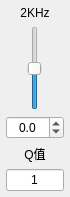
          <widget class="QWidget" name="bandWgt_7" native="true">
           <property name="sizePolicy">
            <sizepolicy hsizetype="Fixed" vsizetype="Preferred">
             <horstretch>0</horstretch>
             <verstretch>0</verstretch>
            </sizepolicy>
           </property>
           <property name="maximumSize">
            <size>
             <width>70</width>
             <height>16777215</height>
            </size>
           </property>
           <layout class="QVBoxLayout" name="verticalLayout_8">
            <property name="leftMargin">
             <number>6</number>
            </property>
            <property name="topMargin">
             <number>6</number>
            </property>
            <property name="rightMargin">
             <number>6</number>
            </property>
            <property name="bottomMargin">
             <number>6</number>
            </property>
            <item>
             <widget class="QLabel" name="lab_freq_7">
              <property name="sizePolicy">
               <sizepolicy hsizetype="Preferred" vsizetype="Preferred">
                <horstretch>0</horstretch>
                <verstretch>0</verstretch>
               </sizepolicy>
              </property>
              <property name="contextMenuPolicy">
               <enum>Qt::NoContextMenu</enum>
              </property>
              <property name="text">
               <string>2KHz</string>
              </property>
              <property name="alignment">
               <set>Qt::AlignCenter</set>
              </property>
             </widget>
            </item>
            <item>
             <widget class="QSlider" name="slider_band_7">
              <property name="sizePolicy">
               <sizepolicy hsizetype="Preferred" vsizetype="Expanding">
                <horstretch>0</horstretch>
                <verstretch>0</verstretch>
               </sizepolicy>
              </property>
              <property name="minimum">
               <number>-300</number>
              </property>
              <property name="maximum">
               <number>300</number>
              </property>
              <property name="singleStep">
               <number>1</number>
              </property>
              <property name="pageStep">
               <number>10</number>
              </property>
              <property name="orientation">
               <enum>Qt::Vertical</enum>
              </property>
             </widget>
            </item>
            <item>
             <widget class="QDoubleSpinBox" name="spinBox_boost_7">
              <property name="alignment">
               <set>Qt::AlignCenter</set>
              </property>
              <property name="decimals">
               <number>1</number>
              </property>
              <property name="minimum">
               <double>-30.000000000000000</double>
              </property>
              <property name="maximum">
               <double>30.000000000000000</double>
              </property>
              <property name="singleStep">
               <double>0.100000000000000</double>
              </property>
             </widget>
            </item>
            <item>
             <widget class="QLabel" name="lab_Q_7">
              <property name="sizePolicy">
               <sizepolicy hsizetype="Preferred" vsizetype="Preferred">
                <horstretch>0</horstretch>
                <verstretch>0</verstretch>
               </sizepolicy>
              </property>
              <property name="contextMenuPolicy">
               <enum>Qt::NoContextMenu</enum>
              </property>
              <property name="text">
               <string>Q值</string>
              </property>
              <property name="alignment">
               <set>Qt::AlignCenter</set>
              </property>
             </widget>
            </item>
            <item>
             <widget class="QLineEdit" name="edt_Q_7">
              <property name="sizePolicy">
               <sizepolicy hsizetype="Preferred" vsizetype="Fixed">
                <horstretch>0</horstretch>
                <verstretch>0</verstretch>
               </sizepolicy>
              </property>
              <property name="text">
               <string>1</string>
              </property>
              <property name="alignment">
               <set>Qt::AlignCenter</set>
              </property>
             </widget>
            </item>
           </layout>
          </widget>
